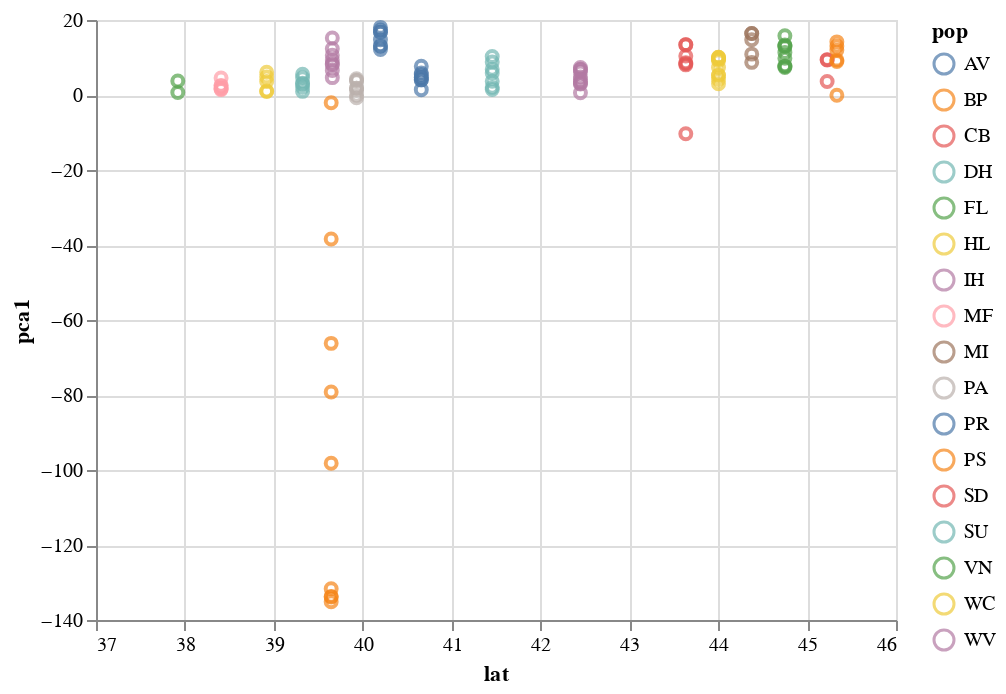

The notebook cell saved with this chart:
### Code cell
#plot pca vs latitude
alt.Chart(mergeyNam).mark_point().encode(
    alt.X('lat',
        scale=alt.Scale(zero=False)
    ),
    y='pca1',
    color='pop'
)

### Figure 1 — Vega-Lite specification as saved in the notebook (floating-point values rounded to 4 significant figures)
{"$schema": "https://vega.github.io/schema/vega-lite/v2.6.0.json", "config": {"view": {"height": 300, "width": 400}}, "data": {"name": "data-df70497540024ff2a58ec16791d94b1c"}, "datasets": {"data-df70497540024ff2a58ec16791d94b1c": [{"con": "Nam", "lat": 37.92, "long": -75.48, "name": "B10I.sorted", "pca1": 0.6633, "pca2": -9.543, "pca3": 68.82, "pca4": 105.5, "pca5": -33.83, "pca6": -8.979, "pca7": 1.69, "pop": "VN"}, {"con": "Nam", "lat": 37.92, "long": -75.48, "name": "B1II.sorted", "pca1": 3.726, "pca2": -16.05, "pca3": 109.6, "pca4": 166.8, "pca5": -53.16, "pca6": -16.59, "pca7": -6.307, "pop": "VN"}, {"con": "Nam", "lat": 38.41, "long": -75.57, "name": "F1II.sorted", "pca1": 2.572, "pca2": -5.386, "pca3": 10.35, "pca4": -1.701, "pca5": 4.459, "pca6": 7.55, "pca7": 2.642, "pop": "MF"}, {"con": "Nam", "lat": 38.41, "long": -75.57, "name": "B8I.sorted", "pca1": 2.434, "pca2": -2.056, "pca3": 6.341, "pca4": 0.8916, "pca5": 1.107, "pca6": 3.409, "pca7": 9.065, "pop": "MF"}, {"con": "Nam", "lat": 38.41, "long": -75.57, "name": "D7I.sorted", "pca1": 1.877, "pca2": -4.647, "pca3": 6.367, "pca4": -2.569, "pca5": 1.283, "pca6": 4.924, "pca7": 4.924, "pop": "MF"}, {"con": "Nam", "lat": 38.41, "long": -75.57, "name": "H5I.sorted", "pca1": 1.585, "pca2": -2.181, "pca3": 6.331, "pca4": -1.696, "pca5": 2.518, "pca6": 4.359, "pca7": 6.526, "pop": "MF"}, {"con": "Nam", "lat": 38.41, "long": -75.57, "name": "C11II.sorted", "pca1": 1.44, "pca2": -2.785, "pca3": 3.11, "pca4": -0.5945, "pca5": 2.595, "pca6": 4.932, "pca7": 0.9729, "pop": "MF"}, {"con": "Nam", "lat": 38.41, "long": -75.57, "name": "E7II.sorted", "pca1": 4.544, "pca2": -2.806, "pca3": 6.35, "pca4": 1.346, "pca5": 2.507, "pca6": 5.192, "pca7": 6.07, "pop": "MF"}, {"con": "Nam", "lat": 38.92, "long": -75.45, "name": "G5II.sorted", "pca1": 6.044, "pca2": -5.32, "pca3": 12.29, "pca4": 0.4563, "pca5": 7.601, "pca6": 4.642, "pca7": -2.703, "pop": "HL"}, {"con": "Nam", "lat": 38.92, "long": -75.45, "name": "A12I.sorted", "pca1": 0.9412, "pca2": -3.487, "pca3": 12.66, "pca4": -3.281, "pca5": 6.346, "pca6": 8.115, "pca7": 16.01, "pop": "HL"}, {"con": "Nam", "lat": 38.92, "long": -75.45, "name": "F10I.sorted", "pca1": 1.07, "pca2": -2.011, "pca3": 13.73, "pca4": -1.915, "pca5": 6.381, "pca6": 9.76, "pca7": 18.69, "pop": "HL"}, {"con": "Nam", "lat": 38.92, "long": -75.45, "name": "H12I.sorted", "pca1": 3.614, "pca2": -4.259, "pca3": 9.885, "pca4": -7.481, "pca5": 8.329, "pca6": 13.82, "pca7": 13.25, "pop": "HL"}, {"con": "Nam", "lat": 38.92, "long": -75.45, "name": "D3II.sorted", "pca1": 4.832, "pca2": -5.168, "pca3": 19.91, "pca4": -8.42, "pca5": 14.67, "pca6": 26.13, "pca7": 9.663, "pop": "HL"}, {"con": "Nam", "lat": 39.65, "long": -75.72, "name": "A11I.sorted", "pca1": -79.19, "pca2": 8.751, "pca3": -6.843, "pca4": -0.7516, "pca5": -3.877, "pca6": -1.127, "pca7": 0.6259, "pop": "BP"}, {"con": "Nam", "lat": 39.65, "long": -75.72, "name": "F6II.sorted", "pca1": -38.38, "pca2": -1.815, "pca3": -0.2943, "pca4": -0.03705, "pca5": 1.014, "pca6": 7.726, "pca7": -6.126, "pop": "BP"}, {"con": "Nam", "lat": 39.65, "long": -75.72, "name": "E3II.sorted", "pca1": -98.18, "pca2": 3.691, "pca3": -8.57, "pca4": -0.8817, "pca5": -4.34, "pca6": 0.5186, "pca7": -2.232, "pop": "BP"}, {"con": "Nam", "lat": 39.65, "long": -75.72, "name": "D11II.sorted", "pca1": -2.065, "pca2": -0.2838, "pca3": 0.003677, "pca4": 0.003389, "pca5": 0.06147, "pca6": 0.3603, "pca7": -0.719, "pop": "BP"}, {"con": "Nam", "lat": 39.65, "long": -75.72, "name": "H2I.sorted", "pca1": -133.9, "pca2": 7.311, "pca3": -9.746, "pca4": 1.318, "pca5": -6.877, "pca6": -8.763, "pca7": 7.167, "pop": "BP"}, {"con": "Nam", "lat": 39.65, "long": -75.72, "name": "H1I.sorted", "pca1": -133.7, "pca2": 7.477, "pca3": -9.887, "pca4": 0.7555, "pca5": -7.255, "pca6": -8.79, "pca7": 8.074, "pop": "BP"}, {"con": "Nam", "lat": 39.65, "long": -75.72, "name": "G9I.sorted", "pca1": -66.23, "pca2": 0.5788, "pca3": -2.164, "pca4": 0.6135, "pca5": -1.382, "pca6": -2.06, "pca7": 1.04, "pop": "BP"}, {"con": "Nam", "lat": 39.65, "long": -75.72, "name": "F4I.sorted", "pca1": -131.7, "pca2": 3.19, "pca3": -12.4, "pca4": 0.3687, "pca5": -0.9638, "pca6": -1.599, "pca7": -10.89, "pop": "BP"}, {"con": "Nam", "lat": 39.65, "long": -75.72, "name": "G2II.sorted", "pca1": -135.1, "pca2": 1.384, "pca3": -12.53, "pca4": 0.449, "pca5": -0.65, "pca6": -0.446, "pca7": -15.41, "pop": "BP"}, {"con": "Nam", "lat": 39.66, "long": -79.91, "name": "B6I.sorted", "pca1": 12.33, "pca2": -15.13, "pca3": 16.1, "pca4": -63.53, "pca5": -142.4, "pca6": 2.418, "pca7": -9.54, "pop": "WV"}, {"con": "Nam", "lat": 39.66, "long": -79.91, "name": "F4II.sorted", "pca1": 9.306, "pca2": -11.89, "pca3": 2.461, "pca4": -7.056, "pca5": 1.614, "pca6": -2.72, "pca7": -4.358, "pop": "WV"}, {"con": "Nam", "lat": 39.66, "long": -79.91, "name": "D7II.sorted", "pca1": 10.6, "pca2": -11.65, "pca3": -5.334, "pca4": -3.765, "pca5": 9.462, "pca6": -11.77, "pca7": -9.757, "pop": "WV"}, {"con": "Nam", "lat": 39.66, "long": -79.91, "name": "B8II.sorted", "pca1": 15.2, "pca2": -19.79, "pca3": 18.7, "pca4": -73.41, "pca5": -163.7, "pca6": 3.637, "pca7": -15.68, "pop": "WV"}, {"con": "Nam", "lat": 39.66, "long": -79.91, "name": "B4II.sorted", "pca1": 6.547, "pca2": -9.773, "pca3": 6.273, "pca4": -4.254, "pca5": 6.293, "pca6": -2.986, "pca7": -1.339, "pop": "WV"}, {"con": "Nam", "lat": 39.66, "long": -79.91, "name": "G4I.sorted", "pca1": 4.632, "pca2": -4.877, "pca3": 0.9697, "pca4": -0.7492, "pca5": 1.565, "pca6": -4.177, "pca7": 0.9313, "pop": "WV"}, {"con": "Nam", "lat": 39.66, "long": -79.91, "name": "A7I.sorted", "pca1": 8.096, "pca2": -5.017, "pca3": 1.409, "pca4": -1.741, "pca5": 6.492, "pca6": -2.893, "pca7": 2.519, "pop": "WV"}, {"con": "Nam", "lat": 39.66, "long": -79.91, "name": "H5II.sorted", "pca1": 8.341, "pca2": -9.91, "pca3": 6.692, "pca4": -1.828, "pca5": 5.01, "pca6": -0.727, "pca7": 2.268, "pop": "WV"}, {"con": "Nam", "lat": 39.93, "long": -75.58, "name": "H6I.sorted", "pca1": -0.7189, "pca2": -2.366, "pca3": 4.238, "pca4": -1.664, "pca5": 4.101, "pca6": 2.388, "pca7": 6.757, "pop": "PA"}, {"con": "Nam", "lat": 39.93, "long": -75.58, "name": "F9I.sorted", "pca1": 1.838, "pca2": -1.402, "pca3": 5.043, "pca4": -1.633, "pca5": 3.143, "pca6": 2.371, "pca7": 5.897, "pop": "PA"}, {"con": "Nam", "lat": 39.93, "long": -75.58, "name": "E10I.sorted", "pca1": 1.81, "pca2": -1.517, "pca3": 3.072, "pca4": -1.369, "pca5": 2.482, "pca6": 3.46, "pca7": 3.29, "pop": "PA"}, {"con": "Nam", "lat": 39.93, "long": -75.58, "name": "D5I.sorted", "pca1": 3.912, "pca2": -2.172, "pca3": 3.691, "pca4": -2.587, "pca5": 4.267, "pca6": 3.258, "pca7": 7.613, "pop": "PA"}, {"con": "Nam", "lat": 39.93, "long": -75.58, "name": "D4I.sorted", "pca1": 1.272, "pca2": 0.4376, "pca3": 5.721, "pca4": -2.655, "pca5": 2.793, "pca6": 4.889, "pca7": 8.765, "pop": "PA"}, {"con": "Nam", "lat": 39.93, "long": -75.58, "name": "B6II.sorted", "pca1": 3.802, "pca2": -2.447, "pca3": 7.155, "pca4": -4.752, "pca5": 5.548, "pca6": 4.221, "pca7": 1.748, "pop": "PA"}, {"con": "Nam", "lat": 39.93, "long": -75.58, "name": "B9II.sorted", "pca1": 4.327, "pca2": -5.007, "pca3": 7.023, "pca4": -3.39, "pca5": 5.111, "pca6": 4.725, "pca7": 4.71, "pop": "PA"}, {"con": "Nam", "lat": 39.93, "long": -75.58, "name": "G12I.sorted", "pca1": -0.0825, "pca2": -0.02548, "pca3": 0.007083, "pca4": 0.01915, "pca5": 0.01465, "pca6": -0.0292, "pca7": -0.0179, "pop": "PA"}, {"con": "Nam", "lat": 40.2, "long": -76.76, "name": "H9II.sorted", "pca1": 12.11, "pca2": 78.36, "pca3": -7.45, "pca4": 4.443, "pca5": -4.508, "pca6": 0.03136, "pca7": -5.897, "pop": "AV"}, {"con": "Nam", "lat": 40.2, "long": -76.76, "name": "E4II.sorted", "pca1": 18.03, "pca2": 89.14, "pca3": -10.15, "pca4": 6.216, "pca5": -5.257, "pca6": 1.786, "pca7": -7.125, "pop": "AV"}, {"con": "Nam", "lat": 40.2, "long": -76.76, "name": "G2I.sorted", "pca1": 16.78, "pca2": 97.5, "pca3": -11.31, "pca4": 3.648, "pca5": -6.257, "pca6": 0.5072, "pca7": -3.802, "pop": "AV"}, {"con": "Nam", "lat": 40.2, "long": -76.76, "name": "D3I.sorted", "pca1": 17.33, "pca2": 111.4, "pca3": -10.52, "pca4": 4.704, "pca5": -7.874, "pca6": 1.003, "pca7": -2.524, "pop": "AV"}, {"con": "Nam", "lat": 40.2, "long": -76.76, "name": "D10I.sorted", "pca1": 14.76, "pca2": 75.97, "pca3": -9.671, "pca4": 4.144, "pca5": -5.269, "pca6": 1.012, "pca7": -3.382, "pop": "AV"}, {"con": "Nam", "lat": 40.2, "long": -76.76, "name": "B7I.sorted", "pca1": 13.11, "pca2": 101.5, "pca3": -9.109, "pca4": 7.116, "pca5": -5.749, "pca6": 2.855, "pca7": -6.575, "pop": "AV"}, {"con": "Nam", "lat": 40.2, "long": -76.76, "name": "B1I.sorted", "pca1": 16.75, "pca2": 110.4, "pca3": -10.75, "pca4": 6.729, "pca5": -7.066, "pca6": -0.2274, "pca7": -3.942, "pop": "AV"}, {"con": "Nam", "lat": 40.2, "long": -76.76, "name": "E5I.sorted", "pca1": 13.01, "pca2": 91.69, "pca3": -9.769, "pca4": 4.815, "pca5": -6.726, "pca6": 1.238, "pca7": -2.461, "pop": "AV"}, {"con": "Nam", "lat": 40.66, "long": -76.92, "name": "C2I.sorted", "pca1": 4.03, "pca2": -1.841, "pca3": 6.017, "pca4": -4.149, "pca5": 9.469, "pca6": -0.6714, "pca7": 19.85, "pop": "PR"}, {"con": "Nam", "lat": 40.66, "long": -76.92, "name": "A3I.sorted", "pca1": 5.478, "pca2": 0.01489, "pca3": 7.45, "pca4": -7.923, "pca5": 11.37, "pca6": -10.31, "pca7": 27.52, "pop": "PR"}, {"con": "Nam", "lat": 40.66, "long": -76.92, "name": "B3I.sorted", "pca1": 4.628, "pca2": -0.6603, "pca3": 7.197, "pca4": -3.215, "pca5": 6.994, "pca6": -0.9251, "pca7": 19.08, "pop": "PR"}, {"con": "Nam", "lat": 40.66, "long": -76.92, "name": "D1I.sorted", "pca1": 5.88, "pca2": 1.08, "pca3": 6.364, "pca4": -7.604, "pca5": 8.4, "pca6": -8.961, "pca7": 20.98, "pop": "PR"}, {"con": "Nam", "lat": 40.66, "long": -76.92, "name": "G1I.sorted", "pca1": 1.424, "pca2": 0.292, "pca3": 6.356, "pca4": -3.12, "pca5": 7.57, "pca6": 1.207, "pca7": 14.17, "pop": "PR"}, {"con": "Nam", "lat": 40.66, "long": -76.92, "name": "H8I.sorted", "pca1": 7.686, "pca2": -1.981, "pca3": 6.344, "pca4": -6.329, "pca5": 10.08, "pca6": -6.713, "pca7": 28.97, "pop": "PR"}, {"con": "Nam", "lat": 40.66, "long": -76.92, "name": "G4II.sorted", "pca1": 4.034, "pca2": -5.726, "pca3": 3.224, "pca4": -4.582, "pca5": 7.256, "pca6": 4.81, "pca7": 6.471, "pop": "PR"}, {"con": "Nam", "lat": 40.66, "long": -76.92, "name": "A9I.sorted", "pca1": 4.729, "pca2": -5.435, "pca3": 3.148, "pca4": -6.314, "pca5": 5.633, "pca6": 1.716, "pca7": 5.936, "pop": "PR"}, {"con": "Nam", "lat": 41.46, "long": -77.14, "name": "D8II.sorted", "pca1": 6.844, "pca2": -6.36, "pca3": 2.839, "pca4": -5.157, "pca5": 5.102, "pca6": -2.856, "pca7": -3.303, "pop": "SU"}, {"con": "Nam", "lat": 41.46, "long": -77.14, "name": "B5I.sorted", "pca1": 2.036, "pca2": -1.476, "pca3": 0.6243, "pca4": 0.0007299, "pca5": 0.3939, "pca6": -0.6711, "pca7": 0.1633, "pop": "SU"}, {"con": "Nam", "lat": 41.46, "long": -77.14, "name": "B9I.sorted", "pca1": 1.46, "pca2": -0.4315, "pca3": 1.261, "pca4": -0.4277, "pca5": 0.8035, "pca6": 0.04385, "pca7": 0.8561, "pop": "SU"}, {"con": "Nam", "lat": 41.46, "long": -77.14, "name": "A4I.sorted", "pca1": 10.28, "pca2": -9.15, "pca3": 11.55, "pca4": -19.84, "pca5": 1.613, "pca6": 7.381, "pca7": 145.0, "pop": "SU"}, {"con": "Nam", "lat": 41.46, "long": -77.14, "name": "C4I.sorted", "pca1": 5.86, "pca2": -4.55, "pca3": 2.696, "pca4": -4.78, "pca5": 4.391, "pca6": 3.817, "pca7": 4.391, "pop": "SU"}, {"con": "Nam", "lat": 41.46, "long": -77.14, "name": "E7I.sorted", "pca1": 8.804, "pca2": -7.441, "pca3": 9.096, "pca4": -15.89, "pca5": 1.704, "pca6": 5.842, "pca7": 116.7, "pop": "SU"}, {"con": "Nam", "lat": 41.46, "long": -77.14, "name": "C1I.sorted", "pca1": 3.675, "pca2": -1.224, "pca3": 3.456, "pca4": -2.248, "pca5": 4.992, "pca6": -2.575, "pca7": -0.6641, "pop": "SU"}, {"con": "Nam", "lat": 43.64, "long": -79.35, "name": "C4II.sorted", "pca1": 13.43, "pca2": -12.48, "pca3": -4.592, "pca4": -3.264, "pca5": 8.178, "pca6": -14.7, "pca7": -13.22, "pop": "CB"}, {"con": "Nam", "lat": 43.64, "long": -79.35, "name": "A11II.sorted", "pca1": -10.33, "pca2": -5.198, "pca3": -2.374, "pca4": -2.445, "pca5": 2.495, "pca6": -4.862, "pca7": -5.409, "pop": "CB"}, {"con": "Nam", "lat": 43.64, "long": -79.35, "name": "C9II.sorted", "pca1": 8.317, "pca2": -9.488, "pca3": -4.432, "pca4": -2.45, "pca5": 4.992, "pca6": -7.5, "pca7": -4.757, "pop": "CB"}, {"con": "Nam", "lat": 43.64, "long": -79.35, "name": "D10II.sorted", "pca1": 13.38, "pca2": -13.5, "pca3": -2.619, "pca4": -4.39, "pca5": 11.29, "pca6": -16.93, "pca7": -13.73, "pop": "CB"}, {"con": "Nam", "lat": 43.64, "long": -79.35, "name": "E8II.sorted", "pca1": 8.042, "pca2": -9.715, "pca3": -1.406, "pca4": 0.1729, "pca5": 2.995, "pca6": -10.03, "pca7": -7.078, "pop": "CB"}, {"con": "Nam", "lat": 43.64, "long": -79.35, "name": "G10II.sorted", "pca1": 8.602, "pca2": -6.91, "pca3": -2.376, "pca4": -1.661, "pca5": 4.524, "pca6": -8.287, "pca7": -6.525, "pop": "CB"}, {"con": "Nam", "lat": 43.64, "long": -79.35, "name": "F6I.sorted", "pca1": 10.41, "pca2": -7.863, "pca3": -3.704, "pca4": -3.611, "pca5": 2.771, "pca6": -13.09, "pca7": -3.885, "pop": "CB"}, {"con": "Nam", "lat": 44.38, "long": -79.74, "name": "G5I.sorted", "pca1": 8.704, "pca2": -8.16, "pca3": -2.201, "pca4": -4.489, "pca5": 6.22, "pca6": -8.227, "pca7": -1.686, "pop": "MI"}, {"con": "Nam", "lat": 44.38, "long": -79.74, "name": "H7I.sorted", "pca1": 10.89, "pca2": -8.78, "pca3": -4.015, "pca4": -4.745, "pca5": 7.759, "pca6": -12.04, "pca7": -0.4031, "pop": "MI"}, {"con": "Nam", "lat": 44.38, "long": -79.74, "name": "G3II.sorted", "pca1": 16.41, "pca2": -15.97, "pca3": -5.032, "pca4": -8.596, "pca5": 15.07, "pca6": -23.42, "pca7": -19.22, "pop": "MI"}, {"con": "Nam", "lat": 44.38, "long": -79.74, "name": "H6II.sorted", "pca1": 14.74, "pca2": -21.32, "pca3": -7.393, "pca4": -13.81, "pca5": 22.95, "pca6": -40.58, "pca7": -49.82, "pop": "MI"}, {"con": "Nam", "lat": 44.38, "long": -79.74, "name": "H1II.sorted", "pca1": 16.38, "pca2": -17.34, "pca3": -9.779, "pca4": -12.77, "pca5": 9.36, "pca6": -24.25, "pca7": -23.68, "pop": "MI"}, {"con": "Nam", "lat": 44.75, "long": -79.7, "name": "C10I.sorted", "pca1": 9.814, "pca2": -10.72, "pca3": -4.6, "pca4": -1.408, "pca5": 6.516, "pca6": -11.3, "pca7": -7.217, "pop": "FL"}, {"con": "Nam", "lat": 44.75, "long": -79.7, "name": "D12I.sorted", "pca1": 7.769, "pca2": -8.424, "pca3": -1.572, "pca4": -4.952, "pca5": 2.069, "pca6": -10.66, "pca7": -5.703, "pop": "FL"}, {"con": "Nam", "lat": 44.75, "long": -79.7, "name": "A6I.sorted", "pca1": 11.35, "pca2": -10.37, "pca3": -4.74, "pca4": -4.858, "pca5": 6.047, "pca6": -14.75, "pca7": -6.004, "pop": "FL"}, {"con": "Nam", "lat": 44.75, "long": -79.7, "name": "H2II.sorted", "pca1": 15.82, "pca2": -14.48, "pca3": -6.548, "pca4": -3.14, "pca5": 8.565, "pca6": -19.62, "pca7": -26.92, "pop": "FL"}, {"con": "Nam", "lat": 44.75, "long": -79.7, "name": "F2II.sorted", "pca1": 13.1, "pca2": -14.67, "pca3": -9.419, "pca4": -3.334, "pca5": 13.12, "pca6": -17.96, "pca7": -22.37, "pop": "FL"}, {"con": "Nam", "lat": 44.75, "long": -79.7, "name": "A8II.sorted", "pca1": 12.9, "pca2": -18.55, "pca3": -2.91, "pca4": -3.355, "pca5": 6.427, "pca6": -13.46, "pca7": -19.3, "pop": "FL"}, {"con": "Nam", "lat": 44.75, "long": -79.7, "name": "H9I.sorted", "pca1": 7.609, "pca2": -6.859, "pca3": -4.883, "pca4": -4.168, "pca5": 5.18, "pca6": -8.17, "pca7": -5.444, "pop": "FL"}, {"con": "Nam", "lat": 44.75, "long": -79.7, "name": "E12I.sorted", "pca1": 7.329, "pca2": -9.592, "pca3": -3.158, "pca4": -0.1612, "pca5": 3.988, "pca6": -8.531, "pca7": -6.369, "pop": "FL"}, {"con": "Nam", "lat": 44.75, "long": -79.7, "name": "F5I.sorted", "pca1": 13.32, "pca2": -17.07, "pca3": -43.87, "pca4": 19.91, "pca5": -7.914, "pca6": 1.209, "pca7": 3.488, "pop": "FL"}, {"con": "Nam", "lat": 45.23, "long": -79.68, "name": "C8II.sorted", "pca1": 3.587, "pca2": -3.664, "pca3": -1.799, "pca4": -0.1741, "pca5": 1.761, "pca6": -3.467, "pca7": -2.022, "pop": "SD"}, {"con": "Nam", "lat": 45.23, "long": -79.68, "name": "D9II.sorted", "pca1": 9.324, "pca2": -8.661, "pca3": -3.435, "pca4": -2.415, "pca5": 3.646, "pca6": -10.45, "pca7": -7.454, "pop": "SD"}, {"con": "Nam", "lat": 45.23, "long": -79.68, "name": "C12I.sorted", "pca1": 9.434, "pca2": -8.039, "pca3": -3.966, "pca4": -2.821, "pca5": 3.418, "pca6": -10.12, "pca7": -5.194, "pop": "SD"}, {"con": "Nam", "lat": 45.33, "long": -79.96, "name": "F8II.sorted", "pca1": -0.08324, "pca2": -0.2891, "pca3": -0.1799, "pca4": 0.1168, "pca5": -0.1277, "pca6": 0.07926, "pca7": -0.05059, "pop": "PS"}, {"con": "Nam", "lat": 45.33, "long": -79.96, "name": "H7II.sorted", "pca1": 13.07, "pca2": -13.49, "pca3": -8.741, "pca4": -9.684, "pca5": 10.53, "pca6": -25.84, "pca7": -22.89, "pop": "PS"}, {"con": "Nam", "lat": 45.33, "long": -79.96, "name": "H8II.sorted", "pca1": 9.298, "pca2": -9.227, "pca3": -4.076, "pca4": -3.46, "pca5": 8.238, "pca6": -14.34, "pca7": -10.65, "pop": "PS"}, {"con": "Nam", "lat": 45.33, "long": -79.96, "name": "F8I.sorted", "pca1": 8.934, "pca2": -6.265, "pca3": -0.5791, "pca4": -4.368, "pca5": 5.001, "pca6": -9.963, "pca7": -2.046, "pop": "PS"}, {"con": "Nam", "lat": 45.33, "long": -79.96, "name": "E9II.sorted", "pca1": 11.97, "pca2": -13.9, "pca3": -5.428, "pca4": -7.419, "pca5": 9.318, "pca6": -17.58, "pca7": -14.31, "pop": "PS"}, {"con": "Nam", "lat": 45.33, "long": -79.96, "name": "A7II.sorted", "pca1": 14.17, "pca2": -12.24, "pca3": -6.829, "pca4": -9.124, "pca5": 9.873, "pca6": -24.86, "pca7": -21.2, "pop": "PS"}, {"con": "Nam", "lat": 39.32, "long": -75.62, "name": "G8II.sorted", "pca1": 2.972, "pca2": -4.2, "pca3": 10.7, "pca4": -1.384, "pca5": 2.901, "pca6": 5.119, "pca7": 3.803, "pop": "DH"}, {"con": "Nam", "lat": 39.32, "long": -75.62, "name": "F3II.sorted", "pca1": 0.9631, "pca2": -10.68, "pca3": 20.48, "pca4": -8.437, "pca5": 16.03, "pca6": 104.1, "pca7": -27.0, "pop": "DH"}, {"con": "Nam", "lat": 39.32, "long": -75.62, "name": "C2II.sorted", "pca1": 4.603, "pca2": -6.398, "pca3": 15.87, "pca4": -5.025, "pca5": -0.4697, "pca6": 12.78, "pca7": -1.245, "pop": "DH"}, {"con": "Nam", "lat": 39.32, "long": -75.62, "name": "A6II.sorted", "pca1": 5.523, "pca2": -11.52, "pca3": 26.16, "pca4": -8.428, "pca5": 17.36, "pca6": 125.2, "pca7": -34.1, "pop": "DH"}, {"con": "Nam", "lat": 39.32, "long": -75.62, "name": "B4I.sorted", "pca1": 2.088, "pca2": -2.281, "pca3": 9.237, "pca4": -3.936, "pca5": 6.537, "pca6": 6.576, "pca7": 10.75, "pop": "DH"}, {"con": "Nam", "lat": 39.32, "long": -75.62, "name": "F5II.sorted", "pca1": 3.122, "pca2": -10.8, "pca3": 25.79, "pca4": -10.17, "pca5": 19.68, "pca6": 119.4, "pca7": -33.01, "pop": "DH"}, {"con": "Nam", "lat": 42.45, "long": -76.46, "name": "G7I.sorted", "pca1": 3.49, "pca2": -3.505, "pca3": 4.134, "pca4": -2.924, "pca5": 2.954, "pca6": -0.7826, "pca7": 6.797, "pop": "IH"}, {"con": "Nam", "lat": 42.45, "long": -76.46, "name": "H4II.sorted", "pca1": 2.956, "pca2": -5.25, "pca3": 7.418, "pca4": 0.3166, "pca5": 1.569, "pca6": 2.714, "pca7": -1.177, "pop": "IH"}, {"con": "Nam", "lat": 42.45, "long": -76.46, "name": "H10II.sorted", "pca1": 4.798, "pca2": -5.078, "pca3": 2.979, "pca4": 0.2975, "pca5": 3.857, "pca6": 2.675, "pca7": 0.03923, "pop": "IH"}, {"con": "Nam", "lat": 42.45, "long": -76.46, "name": "E10II.sorted", "pca1": 4.212, "pca2": -3.814, "pca3": 4.323, "pca4": -0.3243, "pca5": 2.24, "pca6": 2.15, "pca7": -0.9253, "pop": "IH"}, {"con": "Nam", "lat": 42.45, "long": -76.46, "name": "B10II.sorted", "pca1": 7.332, "pca2": -7.271, "pca3": 2.864, "pca4": -5.655, "pca5": 1.656, "pca6": 2.455, "pca7": 4.322, "pop": "IH"}, {"con": "Nam", "lat": 42.45, "long": -76.46, "name": "H10I.sorted", "pca1": 6.129, "pca2": -2.572, "pca3": 0.7714, "pca4": -2.808, "pca5": 4.616, "pca6": -0.0425, "pca7": 4.028, "pop": "IH"}, {"con": "Nam", "lat": 42.45, "long": -76.46, "name": "D9I.sorted", "pca1": 3.064, "pca2": -1.93, "pca3": 0.6749, "pca4": 0.08944, "pca5": 2.114, "pca6": 0.8374, "pca7": 1.847, "pop": "IH"}, {"con": "Nam", "lat": 42.45, "long": -76.46, "name": "C3I.sorted", "pca1": 6.856, "pca2": -2.871, "pca3": 3.373, "pca4": -2.26, "pca5": 1.988, "pca6": -0.7666, "pca7": 4.637, "pop": "IH"}, {"con": "Nam", "lat": 42.45, "long": -76.46, "name": "C11I.sorted", "pca1": 0.608, "pca2": -1.322, "pca3": 0.6712, "pca4": -0.784, "pca5": 0.3525, "pca6": -0.9203, "pca7": 1.414, "pop": "IH"}, {"con": "Nam", "lat": 42.45, "long": -76.46, "name": "A10II.sorted", "pca1": 6.707, "pca2": -6.697, "pca3": 7.415, "pca4": -2.806, "pca5": 6.455, "pca6": 1.67, "pca7": 3.593, "pop": "IH"}, {"con": "Nam", "lat": 44.0, "long": -79.39, "name": "A1II.sorted", "pca1": 10.04, "pca2": -9.825, "pca3": 1.65, "pca4": 4.577, "pca5": -0.3249, "pca6": -8.922, "pca7": -6.445, "pop": "WC"}, {"con": "Nam", "lat": 44.0, "long": -79.39, "name": "G1II.sorted", "pca1": 9.513, "pca2": -12.05, "pca3": -4.208, "pca4": -2.033, "pca5": 6.408, "pca6": -13.98, "pca7": -16.21, "pop": "WC"}, {"con": "Nam", "lat": 44.0, "long": -79.39, "name": "F7I.sorted", "pca1": 9.13, "pca2": -5.428, "pca3": -2.29, "pca4": -2.887, "pca5": 4.666, "pca6": -10.48, "pca7": -4.356, "pop": "WC"}, {"con": "Nam", "lat": 44.0, "long": -79.39, "name": "A5I.sorted", "pca1": 7.342, "pca2": -5.14, "pca3": -0.313, "pca4": -3.043, "pca5": 4.46, "pca6": -7.563, "pca7": 8.604, "pop": "WC"}, {"con": "Nam", "lat": 44.0, "long": -79.39, "name": "C1II.sorted", "pca1": 9.955, "pca2": -10.06, "pca3": 0.9899, "pca4": 0.3351, "pca5": 6.252, "pca6": -12.13, "pca7": -11.1, "pop": "WC"}, {"con": "Nam", "lat": 44.0, "long": -79.39, "name": "B11II.sorted", "pca1": 3.009, "pca2": -3.164, "pca3": -1.45, "pca4": -1.272, "pca5": 1.955, "pca6": -5.704, "pca7": -2.855, "pop": "WC"}, {"con": "Nam", "lat": 44.0, "long": -79.39, "name": "C6II.sorted", "pca1": 4.116, "pca2": -2.797, "pca3": -0.6411, "pca4": -1.519, "pca5": 2.884, "pca6": -5.12, "pca7": -4.784, "pop": "WC"}, {"con": "Nam", "lat": 44.0, "long": -79.39, "name": "D1II.sorted", "pca1": 10.04, "pca2": -12.21, "pca3": -0.4946, "pca4": -3.141, "pca5": 8.015, "pca6": -15.25, "pca7": -13.82, "pop": "WC"}, {"con": "Nam", "lat": 44.0, "long": -79.39, "name": "E2II.sorted", "pca1": 5.332, "pca2": -8.392, "pca3": -0.883, "pca4": -0.8514, "pca5": 7.747, "pca6": -8.308, "pca7": -7.556, "pop": "WC"}, {"con": "Nam", "lat": 44.0, "long": -79.39, "name": "C8I.sorted", "pca1": 5.197, "pca2": -7.61, "pca3": -3.615, "pca4": -4.898, "pca5": 6.042, "pca6": -11.48, "pca7": -2.808, "pop": "WC"}, {"con": "Nam", "lat": 44.0, "long": -79.39, "name": "A3II.sorted", "pca1": 9.683, "pca2": -9.847, "pca3": -2.487, "pca4": 0.7721, "pca5": 5.876, "pca6": -10.68, "pca7": -14.47, "pop": "WC"}]}, "encoding": {"color": {"field": "pop", "type": "nominal"}, "x": {"field": "lat", "scale": {"zero": false}, "type": "quantitative"}, "y": {"field": "pca1", "type": "quantitative"}}, "mark": "point"}
